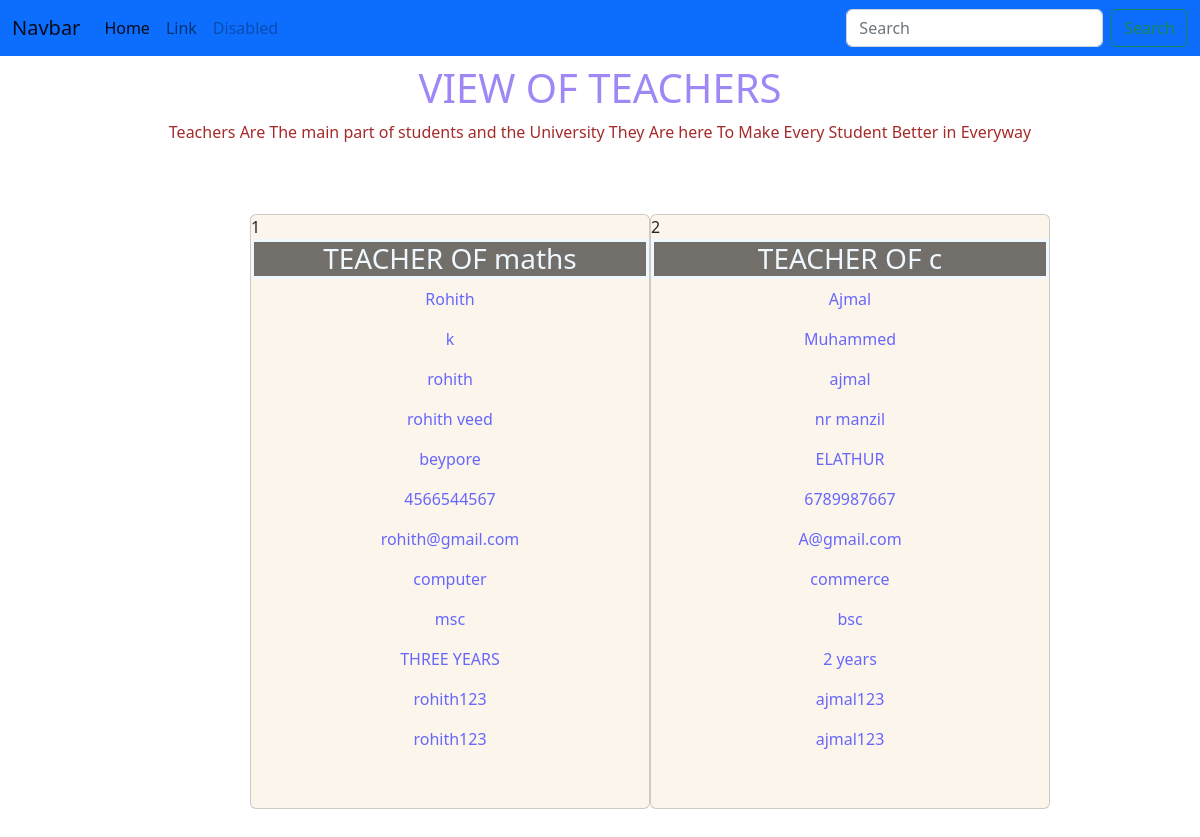
Screenshot of /approvedteachers with the database file from the repository.
### application/models.py (models this page shows, shortened)
class Add_teacher(models.Model):
    user=models.ForeignKey(User,on_delete=models.CASCADE)
    Hfirstname=models.CharField(max_length=30)
    Hlastname=models.CharField(max_length=30)
    Husername=models.CharField(max_length=20)
    Hadress=models.CharField(max_length=50)
    Hplace=models.CharField(max_length=30)
    Hphone=models.IntegerField()
    Hemail=models.EmailField()
    Hdepartment=models.CharField(max_length=15)
    Hsubject=models.CharField(max_length=15)
    Hqualification=models.CharField(max_length=30)
    Hexperience=models.CharField(max_length=50)
    Hpassword=models.CharField(max_length=15)
    Hcpassword=models.CharField(max_length=15)
    role=models.CharField(max_length=10)
    status=models.CharField(max_length=30)

### application/views.py (the view)
# urls.py: path('approvedteachers',views.Adminapproveteacher,name='approvedteachers'),
def Adminapproveteacher(request):
    approvedteacher=Add_teacher.objects.all()
    return render (request,'adminapprovedteachers.html',{"approvedteacher":approvedteacher})

### application/templates/adminapprovedteachers.html (shortened to what this page needs)
<!DOCTYPE html>
<html lang="en">
<head>
    <link rel="stylesheet" href="https://cdn.jsdelivr.net/npm/bootstrap@5.2.3/dist/css/bootstrap.min.css">
    <link rel="stylesheet" href="../static/css/adminapproveteacher.css">
</head>
<body>
    <div class="row">
        <div class="col-xl-12 col-lg-12 col-md-12">
          <nav class="navbar navbar-expand-lg bg-primary">
            <div class="container-fluid">
              <a class="navbar-brand" href="#">Navbar</a>
              <div class="collapse navbar-collapse" id="navbarTogglerDemo02">
                <ul class="navbar-nav me-auto mb-2 mb-lg-0">
                  <li class="nav-item">
                    <a class="nav-link active" aria-current="page" href="#">Home</a>
                  </li>
                  <li class="nav-item">
                    <a class="nav-link" href="#">Link</a>
                  </li>
                  <li class="nav-item">
                    <a class="nav-link disabled">Disabled</a>
                  </li>
                </ul>
                <form class="d-flex" role="search">
                  <input class="form-control me-2" type="search" placeholder="Search" aria-label="Search">
                  <button class="btn btn-outline-success" type="submit">Search</button>
                </form>
              </div>
            </div>
          </nav>
    </div>
    <div class="container-fluid-xl">
      <div class="row mt-2" style="color: rgb(159, 135, 246);">
          <div class=" col-xl-12 col-lg-12 col-md-12">
              <h1 class="text-center">VIEW OF TEACHERS</h1>
              <p class="mt-2 text-center" style="color: brown;">Teachers Are The main part of students and the University They Are here To Make Every Student Better in Everyway</p>
          </div>
      </div>
  </div>
    <div class="row mt-1" id="ffff">
      {% for i in approvedteacher %}
      {% if i.status == "1" %}
      <div class="col-xl-4 col-lg-4 col-md-6">
          <div class="card" style="width: 25rem; background-color: rgba(249, 237, 221, 0.558);" id="ccrd">
            <label>{{forloop.counter}}</label>
              <div class="intro">
                  <h3 class="text-center" style="background-color: rgba(0, 0, 0, 0.545); color: aliceblue; border: solid;">TEACHER OF {{i.Hsubject}}</h3>
              </div>
              <div style="color: rgb(103, 103, 250);">
                <p class="text-center">{{i.Hfirstname}}</p>
                <p class="text-center">{{i.Hlastname}}</p>
                <p class="text-center">{{i.Husername}}</p>
                <p class="text-center">{{i.Hadress}}</p>
                <p class="text-center">{{i.Hplace}}</p>
                <p class="text-center">{{i.Hphone}}</p>
                <p class="text-center">{{i.Hemail}}</p>
                <p class="text-center">{{i.Hdepartment}}</p>
                <p class="text-center">{{i.Hqualification}}</p>
                <p class="text-center">{{i.Hexperience}}</p>
                <p class="text-center">{{i.Hpassword}}</p>
                <p class="text-center">{{i.Hcpassword}}</p>
              </div>
          </div>
      </div>
    {% endif %}
    {% endfor %}
    </div>
</body>
</html>

### application/static/css/adminapproveteacher.css (style rules this page uses)
body,html { overflow-x: hidden; }
#ffff { display: flex; justify-content: center; }
#ccrd { height: 595px; margin: 50px; }

### rows the page displays
Add_teacher: Hsubject "maths", Hfirstname "Rohith", Hlastname "k", Husername "rohith", Hadress "rohith veed", Hplace "beypore", Hphone "4566544567", Hemail "rohith@gmail.com", Hdepartment "computer", Hqualification "msc", Hexperience "THREE YEARS", Hpassword "rohith123", Hcpassword "rohith123"
Add_teacher: Hsubject "c", Hfirstname "Ajmal", Hlastname "Muhammed", Husername "ajmal", Hadress "nr manzil", Hplace "ELATHUR", Hphone "6789987667", Hemail "A@gmail.com", Hdepartment "commerce", Hqualification "bsc", Hexperience "2 years", Hpassword "ajmal123", Hcpassword "ajmal123"
